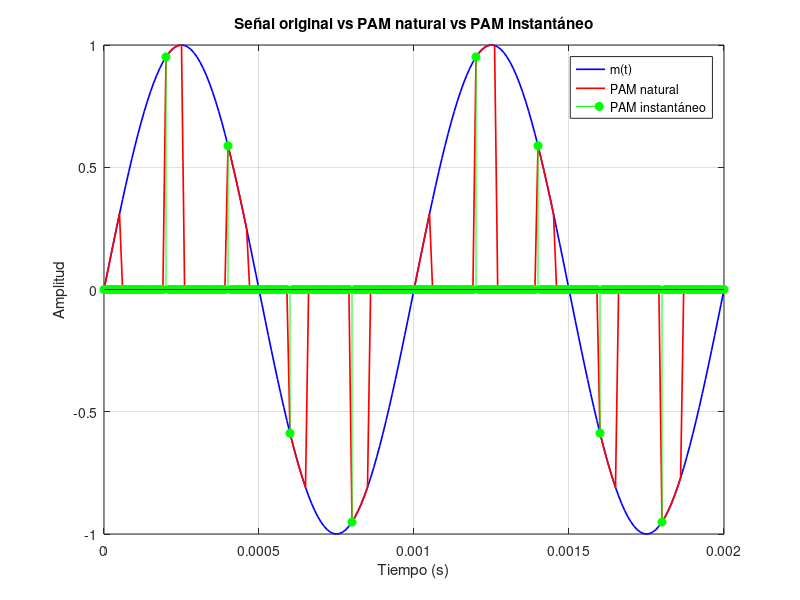

Recreate this plot in MATLAB.
clc; clear; close all;

%% 🔹 1) Señal original
A = 1;
fc = 1000;

fs_cont = 100000;
Ts_cont = 1/fs_cont;

t = 0:Ts_cont:0.01;

m = A * sin(2*pi*fc*t);

%% 🔹 2) PAM NATURAL
fs = 5000;
Ts = 1/fs;

d = 0.3;
tau = d * Ts;

p = zeros(size(t));

for i = 1:length(t)
    if mod(t(i), Ts) < tau
        p(i) = 1;
    end
end

pam_natural = m .* p;

%% 🔹 3) PAM INSTANTÁNEO
t_muestreo = 0:Ts:0.01;
muestras = A * sin(2*pi*fc*t_muestreo);

pam_inst = zeros(size(t));

for i = 1:length(t_muestreo)
    [~, idx] = min(abs(t - t_muestreo(i)));
    pam_inst(idx) = muestras(i);
end

%% 🔹 4) GRÁFICO FINAL (TODO JUNTO)
figure;

plot(t, m, 'b', 'LineWidth', 1.2); hold on;
plot(t, pam_natural, 'r', 'LineWidth', 1.2);
stem(t, pam_inst, 'g', 'filled');

legend('m(t)', 'PAM natural', 'PAM instantáneo');
title('Señal original vs PAM natural vs PAM instantáneo');
xlabel('Tiempo (s)');
ylabel('Amplitud');
grid on;

% Zoom recomendado
xlim([0 0.002]);
